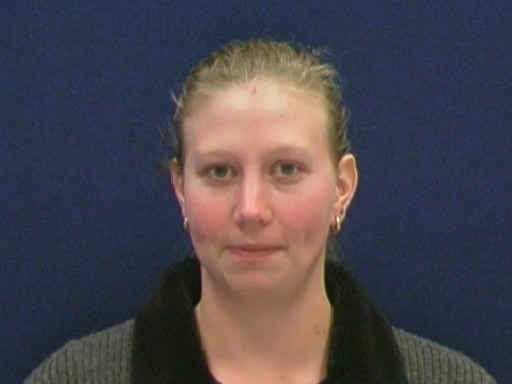
#> input picture td2/code/data/10faces/0/01.jpg, 512 x 384 px; its folder holds only this picture in this run
$ python face_recognition_hfs.py   (older library calls are emulated)
#> lines starting #> are read from the running program, lines starting #| are printed output that depends on the picture
import matplotlib.pyplot as plt
from imageio import imread
import numpy as np
import cv2
import os

from helper import *

from harmonic_function_solution import *


def offline_face_recognition():
    """
    Function to test offline face recognition.
    """

    # Parameters
    cc = cv2.CascadeClassifier(os.path.join('data', 'haarcascade_frontalface_default.xml'))
    frame_size = 96
    # Loading images
    images = np.zeros((100, frame_size ** 2))
    labels = np.zeros(100)

    for i in np.arange(10):
        for j in np.arange(10):
            im = imread("data/10faces/%d/%02d.jpg" % (i, j + 1))
#> im is the input picture: shape (384, 512, 3); mean R, G, B 73.5, 68.9, 77.2
            box = cc.detectMultiScale(im)
#> box = [[147, 85, 214, 214]]
            top_face = {"area": 0}

            for cfx, cfy, clx, cly in box:
                face_area = clx * cly
                if face_area > top_face["area"]:
                    top_face["area"] = face_area
                    top_face["box"] = [cfx, cfy, clx, cly]
#> this loop made 1 pass
#> (cfx, cfy, clx, cly, face_area) on pass 1: (147, 85, 214, 214, 45796)
#> after the loop, top_face = {'area': 45796, 'box': [147, 85, 214, 214]}

            fx, fy, lx, ly = top_face["box"]
#> fx = 147; fy = 85; lx = 214; ly = 214
            gray_im = cv2.cvtColor(im, cv2.COLOR_BGR2GRAY)
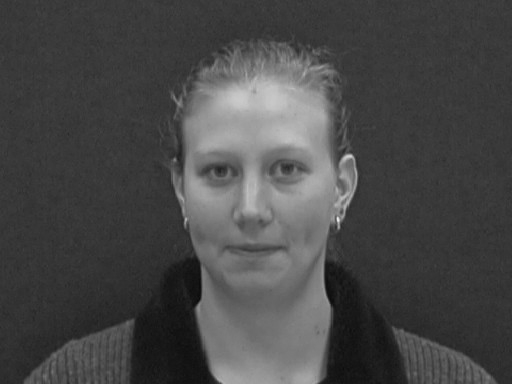
#> gray_im: shape (384, 512); min 9, max 233, mean 71.9
            gray_face = gray_im[fy:fy + ly, fx:fx + lx]
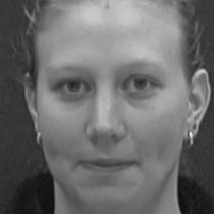
#> gray_face: shape (214, 214); min 9, max 233, mean 108.1

            """
            Apply preprocessing to balance the image (color/lightning), such as filtering
            (cv.boxFilter, cv.GaussianBlur, cv.bilinearFilter) and
            equalization (cv.equalizeHist).
            """


            """
            I tried all the combinations of the following pretreatments, after finetuning each one individually
            """
            #gray_face = cv2.equalizeHist(gray_face)

            #gray_face = cv2.GaussianBlur(gray_face, (43, 43), 10) # accuracy of 0.84 with equalize, 0.86 without
            #gray_face = cv2.bilateralFilter(gray_face,10,100,100) # accuracy of 0.79 with equalize, 0.83 without
            gray_face = cv2.blur(gray_face,(50,50)) # accuracy of 0.83 with equalize, 0.87 without
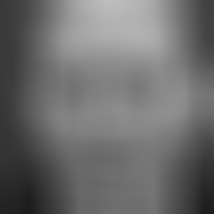
#> gray_face: shape (214, 214); min 28, max 189, mean 108.3
            #gray_face = cv2.blur(gray_face,(60,60)) # only test working with Hard-HFS

            gf = cv2.resize(gray_face, (frame_size, frame_size)).astype(np.float)
            gf -= gf.mean()
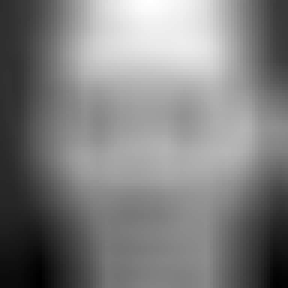
#> gf: shape (96, 96) float64 (shown 3 times larger); min -80.18, max 80.82, mean 0; drawn with min black and max white
            gf /= gf.max()
            gray_face = gf
            # resize the face and reshape it to a row vector, record labels
            images[j * 10 + i] = gray_face.reshape((-1))
            labels[j * 10 + i] = i + 1

    """
     If you want to plot the dataset, set the following variable to True
    """
    plot_the_dataset = False

    if plot_the_dataset:
        plt.figure(1)
        for i in range(100):
            plt.subplot(10, 10, i+1)
            plt.axis('off')
            plt.imshow(images[i].reshape(frame_size, frame_size))
            r='{:d}'.format(i+1)
            if i < 10:
                plt.title('Person '+r)
        plt.show()

    """
    select 4 random labels per person and reveal them
    Y_masked: (n x 1) masked label vector, where entries Y_i take a values in [1, ..., num_classes] if the node is
              labeled, or 0 if the node is unlabeled (masked)
    """

    mlabels = labels.copy()
    for i in range(10):
        mask = np.arange(10)
        np.random.shuffle(mask)
        mask = mask[:6]
        for m in mask:
            mlabels[m * 10 + i] = 0
    print(mlabels)

    """
     Choose the experiment parameter and compute hfs solution using either soft_hfs or hard_hfs
    """
    gamma = 100
    var = 10000
    eps = 0
    k = 6
    laplacian_regularization = gamma
    laplacian_normalization = ""
    c_l = 0.95
    c_u = 0.05

    images,mlabels,labels = sorting(images,mlabels,labels)
    # hard or soft HFS
    #rlabels = soft_hfs(images, mlabels, c_l, c_u, laplacian_regularization, var, eps, k, laplacian_normalization)
    rlabels = hard_hfs(images, mlabels, laplacian_regularization, var, eps, k, laplacian_normalization)


    # Plots #
    plt.subplot(121)
    plt.imshow(labels.reshape((10, 10)))

    plt.subplot(122)
    plt.imshow(np.array(rlabels).reshape((10, 10)))
    plt.title("Acc: {}".format(np.equal(rlabels, labels).mean()))

    plt.show()


# [109 lines left out: function offline_face_recognition_augmented, not called in this run]


if __name__ == '__main__':
#> (the run stopped early here; a loop or call above may not have finished)

$ run again, on td2/code/data/10faces/1/01.jpg
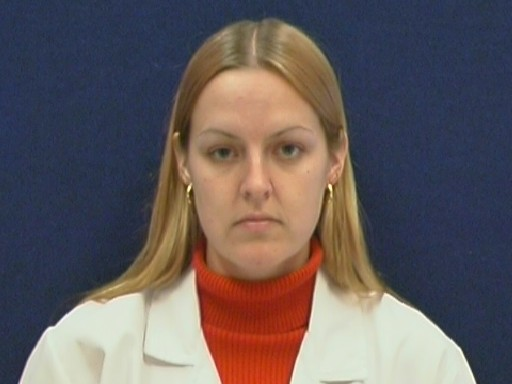
#> input picture td2/code/data/10faces/1/01.jpg, 512 x 384 px, found by its file name
#> in offline_face_recognition, im is the input picture: shape (384, 512, 3); mean R, G, B 101, 92, 93.4
#> box = [[162, 76, 190, 190]]
#> the loop in offline_face_recognition, `for cfx, cfy, clx, cly in box:` made 1 pass
#> (cfx, cfy, clx, cly, face_area) on pass 1: (162, 76, 190, 190, 36100)
#> after the loop in offline_face_recognition, `for cfx, cfy, clx, cly in box:`: top_face = {'area': 36100, 'box': [162, 76, 190, 190]}
#> fx = 162; fy = 76; lx = 190
#> in offline_face_recognition, `gray_face = cv2.blur(gray_face,(50,50))`:
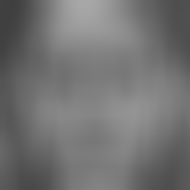
#> gray_face: shape (190, 190); min 63, max 168, mean 114.2
#> in offline_face_recognition, `gf -= gf.mean()`:
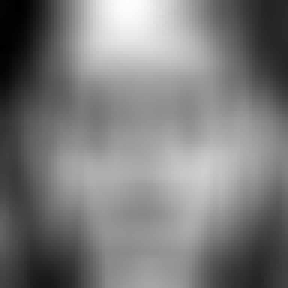
#> gf: shape (96, 96) float64 (shown 3 times larger); min -51.08, max 53.92, mean 0; drawn with min black and max white
